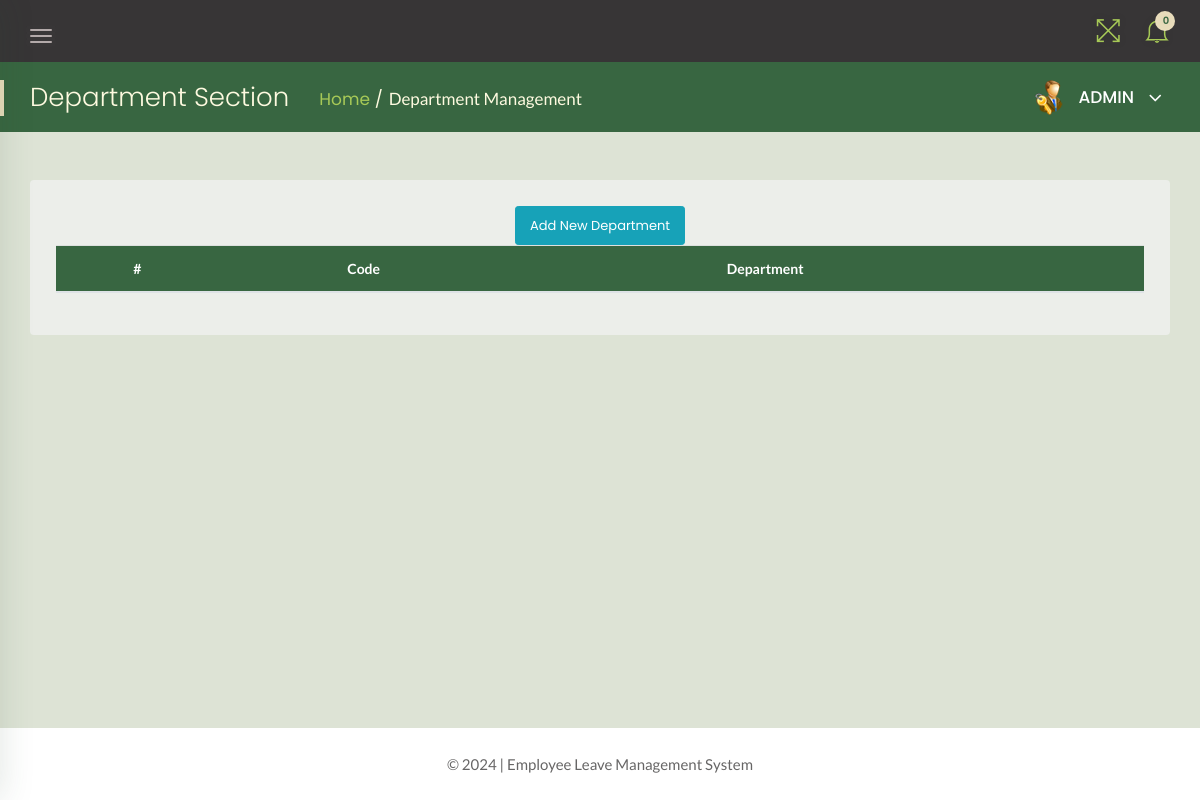
Before: /admin/department.php (signed in) with the older database file.
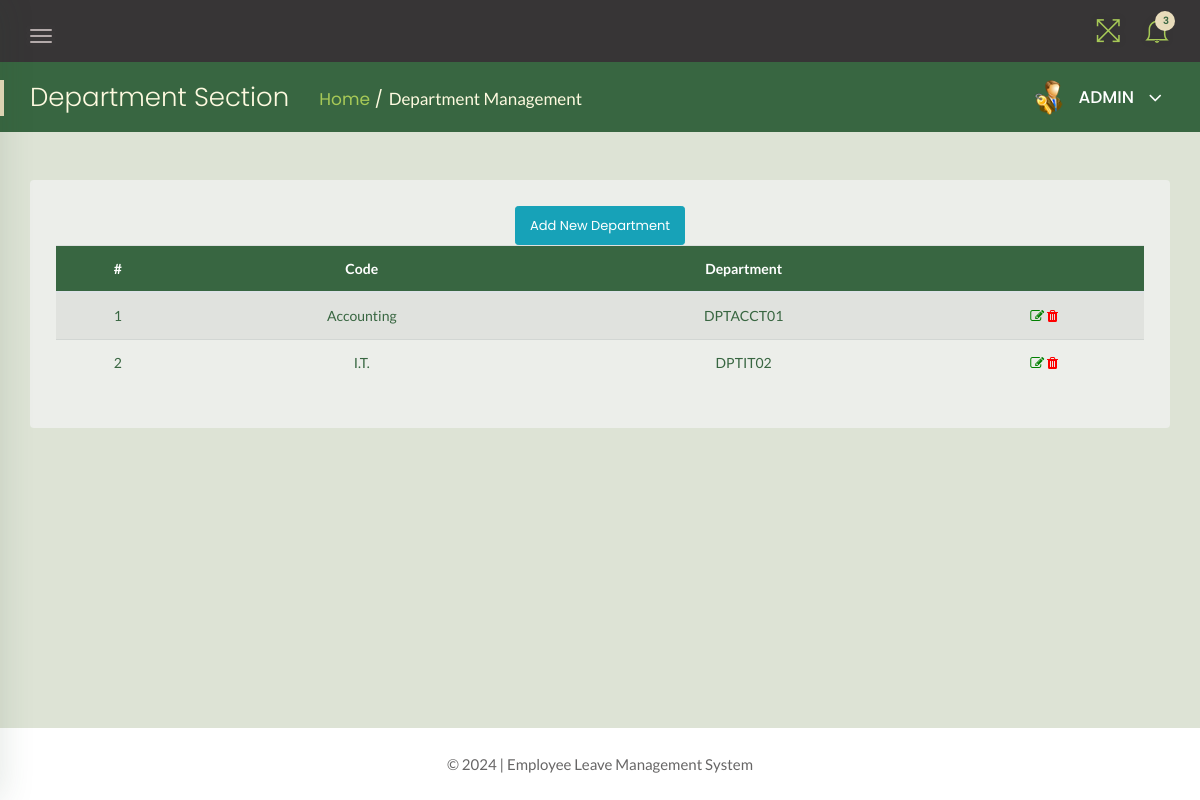
After: the same page with the newer database file.
### tables this page shows
CREATE TABLE `departments` (
  `SN` int(10) NOT NULL,
  `deptCode` varchar(50) NOT NULL,
  `deptName` varchar(50) NOT NULL
);

### admin/department.php (the view, shortened to what the changed rows need)
<?php
    include('../includes/dbconn.php');
        if(strlen($_SESSION['alogin'])==0){
            header('location:index.php');
        } else {
?>
<!doctype html>
<html class="no-js" lang="en">
<head>
    <link rel="stylesheet" href="../assets/css/bootstrap.min.css">
    <link rel="stylesheet" href="../assets/css/font-awesome.min.css">
    <link rel="stylesheet" href="../assets/css/themify-icons.css">
    <link rel="stylesheet" href="../assets/css/metisMenu.css">
    <link rel="stylesheet" href="../assets/css/owl.carousel.min.css">
    <link rel="stylesheet" href="../assets/css/slicknav.min.css">
    <link rel="stylesheet" href="https://www.amcharts.com/lib/3/plugins/export/export.css" type="text/css" media="all" />
    <link rel="stylesheet" type="text/css" href="https://cdn.datatables.net/1.10.19/css/jquery.dataTables.css">
    <link rel="stylesheet" type="text/css" href="https://cdn.datatables.net/1.10.18/css/dataTables.bootstrap4.min.css">
    <link rel="stylesheet" type="text/css" href="https://cdn.datatables.net/responsive/2.2.3/css/responsive.bootstrap.min.css">
    <link rel="stylesheet" type="text/css" href="https://cdn.datatables.net/responsive/2.2.3/css/responsive.jqueryui.min.css">
    <link rel="stylesheet" href="../assets/css/typography.css">
    <link rel="stylesheet" href="../assets/css/default-css.css">
    <link rel="stylesheet" href="../assets/css/styles.css">
    <link rel="stylesheet" href="../assets/css/responsive.css">
</head>
<body>
    <div class="page-container">
        <div class="main-content">
            <div class="header-area">
                <div class="row align-items-center">
                    <div class="col-md-6 col-sm-8 clearfix">
                        <div class="nav-btn pull-left">
                            <span></span>
                            <span></span>
                            <span></span>
                        </div>
                    </div>
                    <div class="col-md-6 col-sm-4 clearfix">
                        <ul class="notification-area pull-right">
                            <li id="full-view"><i class="ti-fullscreen"></i></li>
                            <?php include '../includes/admin-notification.php'?>
                        </ul>
                    </div>
                </div>
            </div>
            <div class="page-title-area">
                <div class="row align-items-center">
                    <div class="col-sm-6">
                        <div class="breadcrumbs-area clearfix">
                            <h4 class="page-title pull-left">Department Section</h4>
                            <ul class="breadcrumbs pull-left">
                                <li><a href="dashboard.php">Home</a></li>
                                <li><span>Department Management</span></li>
                            </ul>
                        </div>
                    </div>
                    <div class="col-sm-6 clearfix">
                        <div class="user-profile pull-right">
                            <img class="avatar user-thumb" src="../assets/images/admin.png" alt="avatar">
                            <h4 class="user-name dropdown-toggle" data-toggle="dropdown">ADMIN <i class="fa fa-angle-down"></i></h4>
                        </div>
                    </div>
                </div>
            </div>
            <div class="main-content-inner">
                <div class="row">
                    <div class="col-12 mt-5">
                        <div class="card">
                            <div class="card-body">
                                <div class="table-responsive data-tables datatable-dark">
                                <center><a href="add-department.php" class="btn btn-sm btn-info">Add New Department</a></center>
                                    <table id="dataTable3" class="table table-hover table-striped text-center">
                                        <thead class="text-capitalize">
                                            <tr>
                                                <th>#</th>
                                                <th>Code</th>
                                                <th>Department</th>
                                                <th></th>
                                            </tr>
                                        </thead>
                                        <tbody>
                                            <?php $sql = "SELECT * from departments";
                                            $query = $dbh -> prepare($sql);
                                            $query->execute();
                                            $results = $query->fetchAll(PDO::FETCH_OBJ);
                                            $cnt = 1;
                                            if($query->rowCount() > 0)
                                            {
                                            foreach($results as $result)
                                            {               ?>
                                            <tr>
                                                <td><?php echo htmlentities($cnt);?></td>
                                                <td><?php echo htmlentities($result->deptName);?></td>
                                                <td><?php echo htmlentities($result->deptCode);?></td>
                                                <td>
                                                    <a href="edit-department.php?deptid=<?php echo htmlentities($result->SN);?>">
                                                    <i class="fa fa-edit" style="color:green"></i></a>
                                                    <a href="department.php?del=<?php echo htmlentities($result->SN);?>" onclick="return confirm('Do you want to delete');">
                                                    <i class="fa fa-trash" style="color:red"></i></a>
                                                </td>
                                            </tr>
                                         <?php $cnt++;} }?>
                                    </tbody>
                                    </table>
                                </div>
                            </div>
                        </div>
                    </div>
                </div>
                </div>
            </div>
            <?php include '../includes/footer.php' ?>
        </div>
</body>
</html>
<?php } ?>

### includes/admin-notification.php (shortened to what the changed rows need)
<link rel="stylesheet" href="../assets/css/styles.css">
<?php
    include 'dbconn.php';
    $isread = 0;
    $sql = "SELECT SN from leave_requests where isRead = :isread";
    $query = $dbh -> prepare($sql);
    $query->bindParam(':isread',$isread,PDO::PARAM_STR);
    $query->execute();
    $unreadcount = $query->rowCount();
?>
    <li class="dropdown">
        <i class="ti-bell dropdown-toggle" data-toggle="dropdown">
            <span><?php echo htmlentities($unreadcount);?></span>
            </i>
     </li>

Changed rows visible on the page:
added departments: deptName "Accounting", deptCode "DPTACCT01"
added departments: deptName "I.T.", deptCode "DPTIT02"
Other visible differences:
$unreadcount: "0" → "3"
